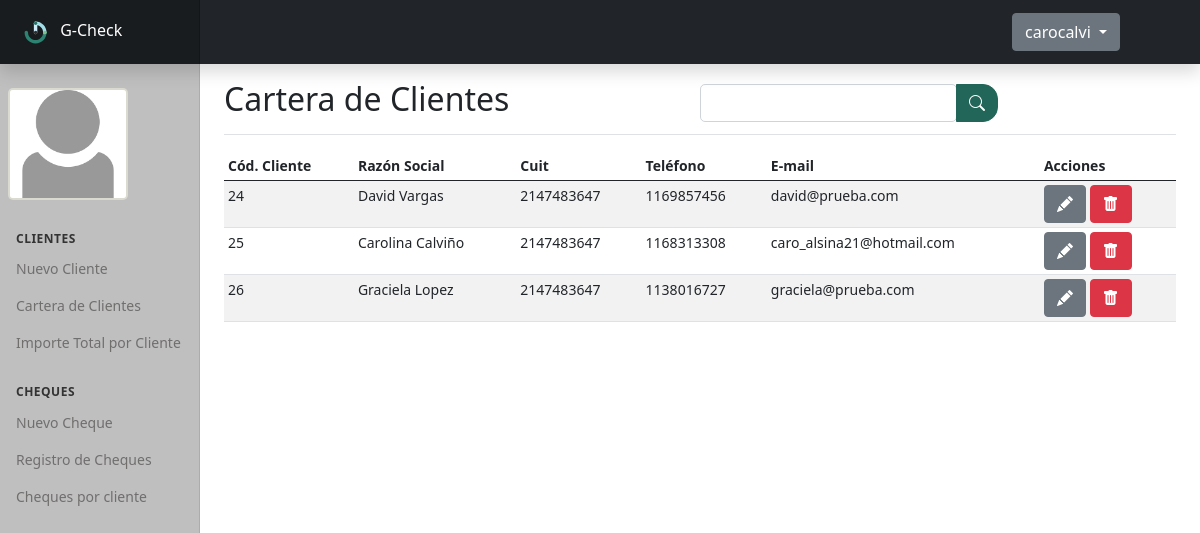
Screenshot of /gestion.php (signed in) with the database file from the repository.
### tables this page shows
CREATE TABLE `users` (
  `id_user` int(11) NOT NULL,
  `usuario` varchar(25) NOT NULL,
  `pass` varchar(10) NOT NULL,
  `imagen` varchar(50) NOT NULL
);

CREATE TABLE `clientes` (
  `id_clientes` int(11) NOT NULL,
  `nombre` varchar(25) NOT NULL,
  `cuit` int(20) NOT NULL,
  `telefono` int(20) NOT NULL,
  `email` varchar(25) NOT NULL
);

### gestion.php (the view, shortened to what this page needs)
<?php
include("conexion.php");
include_once("includes/header.php");
include_once("includes/sidebar.php");
include_once("includes/footer.php");
$where = "";
?>
<div class="d-flex justify-content-between flex-wrap flex-md-nowrap align-items-center pt-3 pb-2 mb-3 border-bottom">
  <div class="col-md-6">
    <h2>Cartera de Clientes</h2>
  </div>
  <div class="col-md-6">
    <form action="<?php $_SERVER['PHP_SELF']; ?>" method="POST">
      <div class="input-group">
        <div class="form-outline">
          <input type="search" id="form1" class="form-control-dos" name="campo" />
        </div>
        <button type="submit" class="btn btn-primary" name="enviar-nombre" value="Buscar">
          <i class="bi bi-search"></i>
        </button>
      </div>
    </form>
  </div>
</div>
  <div class="table-responsive">
    <table class="table table-striped table-sm">
      <thead>
        <tr>
          <th scope="col">Cód. Cliente</th>
          <th scope="col">Razón Social</th>
          <th scope="col">Cuit</th>
          <th scope="col">Teléfono</th>
          <th scope="col">E-mail</th>
          <th scope="col">Acciones</th>
        </tr>
      </thead>
      <tbody>
        <?php
        $query = "SELECT * FROM clientes $where";
        $result = mysqli_query($conexion, $query);
         while($row = mysqli_fetch_array($result)){ ?>
          <tr>
              <td><?php echo $row['id_clientes']; ?></td>
              <td><?php echo $row['nombre']; ?></td>
              <td><?php echo $row['cuit']; ?></td>
              <td><?php echo $row['telefono']; ?></td>
              <td><?php echo $row['email']; ?></td>
              <td><a class="btn btn-secondary" href="editar-cliente.php?id=<?php echo $row['id_clientes']; ?>"><i class="bi bi-pencil-fill"></i></a>
                  <a class="btn btn-danger" onclick="return  confirm('¿Desea eliminar el registro?')"href="delete-cliente.php?id=<?php echo $row['id_clientes']; ?>"><i class="bi bi-trash-fill" ></i</a>
              </td>
          </tr>
        <?php } ?>
      </tbody>
    </table>
  </div>

### includes/sidebar.php (shortened to what this page needs)
<body>
<header class="navbar navbar-dark sticky-top bg-dark flex-md-nowrap p-0 shadow">
  <a class="navbar-brand col-md-3 col-lg-2 me-0 px-3" href="#">
    <img src="img/logo.svg" alt="Logo G-Check" width="40px">
    G-Check</a>
  <div class="dropdown perfil">
    <a class="btn btn-secondary dropdown-toggle" href="#" role="button" id="dropdownMenuLink" data-bs-toggle="dropdown" aria-expanded="false">
      <?php echo $_SESSION["usuario"]; ?>
    </a>
  </div>
</header>
<div class="container-fluid">
<div class="row">
<nav id="sidebarMenu" class="col-md-3 col-lg-2 d-md-block bg-light sidebar collapse">
  <div class="position-sticky pt-3">
    <a href="gestion.php" class="nav-link">
      <?php
        $id = $_SESSION['id'];
        $query = "SELECT imagen FROM users WHERE id_user = '$id'";
        $result = mysqli_query($conexion, $query);
        while($row = mysqli_fetch_array($result)){ ?>
         <?php echo "<a href='gestion.php' ><img src='".$row['imagen']."' class='logo'></a>"; ?>
        <?php } ?>
    </a>
    <h6 class="sidebar-heading d-flex justify-content-between align-items-center px-3 mt-4 mb-1 text-muted">
      <span>Clientes</span>
    </h6>
    <ul class="nav flex-column mb-2">
      <li class="nav-item">
        <a class="nav-link" href="nuevo-cliente.php">
          Nuevo Cliente
        </a>
      </li>
     <li class="nav-item">
        <a class="nav-link" href="gestion.php">
          Cartera de Clientes
        </a>
      </li>
      <li class="nav-item">
        <a class="nav-link" href="contador.php">
          Importe Total por Cliente
        </a>
      </li>
    </ul>
    <h6 class="sidebar-heading d-flex justify-content-between align-items-center px-3 mt-4 mb-1 text-muted">
      <span>Cheques</span>
    </h6>
    <ul class="nav flex-column mb-2">
      <li class="nav-item">
        <a class="nav-link" href="nuevo-cheque.php">
          Nuevo Cheque
        </a>
      </li>
      <li class="nav-item">
        <a class="nav-link" href="cheques.php">
          Registro de Cheques
        </a>
      </li>
      <li class="nav-item">
        <a class="nav-link" href="cliente-cheque.php">
          Cheques por cliente
        </a>
      </li>
  </div>
</nav>
<main class="col-md-9 ms-sm-auto col-lg-10 px-md-4 px-3">

### css/style.css (style rules this page uses)
body { font-family: }
a { color: #00332a; text-decoration: none; }
a { color: }
.logo { max-width: 120px; height: auto; margin: 0.5rem; border-radius: 5px; background-color: beige; border: 2px solid rgba(202, 202, 202, 0.623); }
.form-control-dos { display: block; width: 100%; padding: 0.375rem 0.75rem; font-size: 1rem; font-weight: 400; line-height: 1.5; color: #212529; background-color: #fff; background-clip: padding-box; border: 1px solid #ced4da; -webkit-appearance: none; -moz-appearance: none; appearance: none; border-radius: 5px 5px 5px 5px; transition: border-color 0.15s ease-in-out, box-shadow 0.15s ease-in-out; }
.perfil { margin-right: 5rem; }

### css/dashboard.css (style rules this page uses)
body { font-size: .875rem; }
.sidebar { position: fixed; top: 0; bottom: 0; left: 0; z-index: 100; padding: 48px 0 0; box-shadow: inset -1px 0 0 rgba(0, 0, 0, .1); }
.sidebar .nav-link { font-weight: 500; color: #716e6e; }
.sidebar-heading { font-size: .75rem; text-transform: uppercase; }
.navbar-brand { padding-top: .75rem; padding-bottom: .75rem; font-size: 1rem; background-color: rgba(0, 0, 0, .25); box-shadow: inset -1px 0 0 rgba(0, 0, 0, .25); }

### rows the page displays
users: imagen (picture)
clientes: id_clientes "24", nombre "David Vargas", cuit "2147483647", telefono "1169857456", email "david@prueba.com"
clientes: id_clientes "25", nombre "Carolina Calviño", cuit "2147483647", telefono "1168313308", email "caro_alsina21@hotmail.com"
clientes: id_clientes "26", nombre "Graciela Lopez", cuit "2147483647", telefono "1138016727", email "graciela@prueba.com"

### other values shown
$_SESSION["usuario"] "carocalvi"
